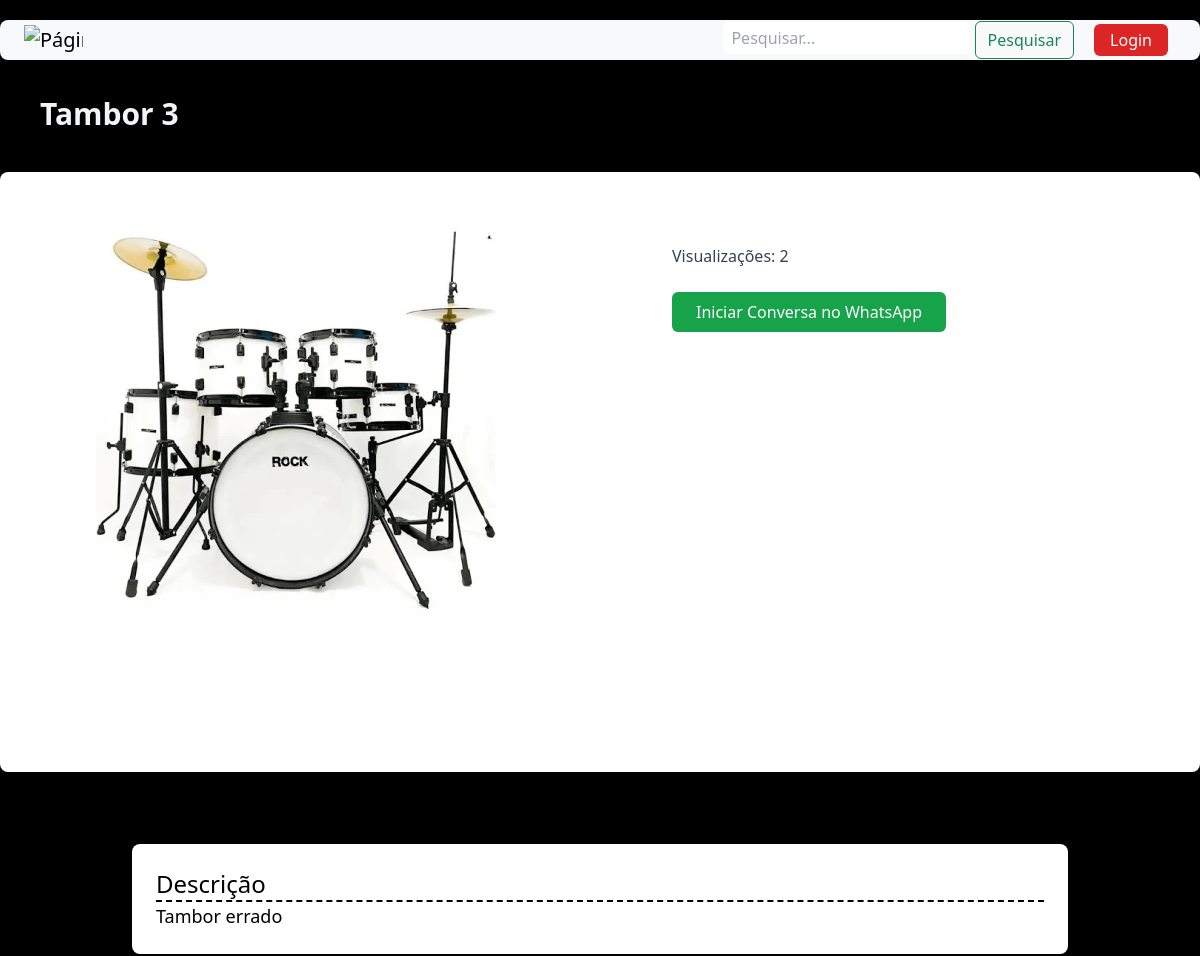
The page /produtos/31 (upper part) on the database as committed earlier.
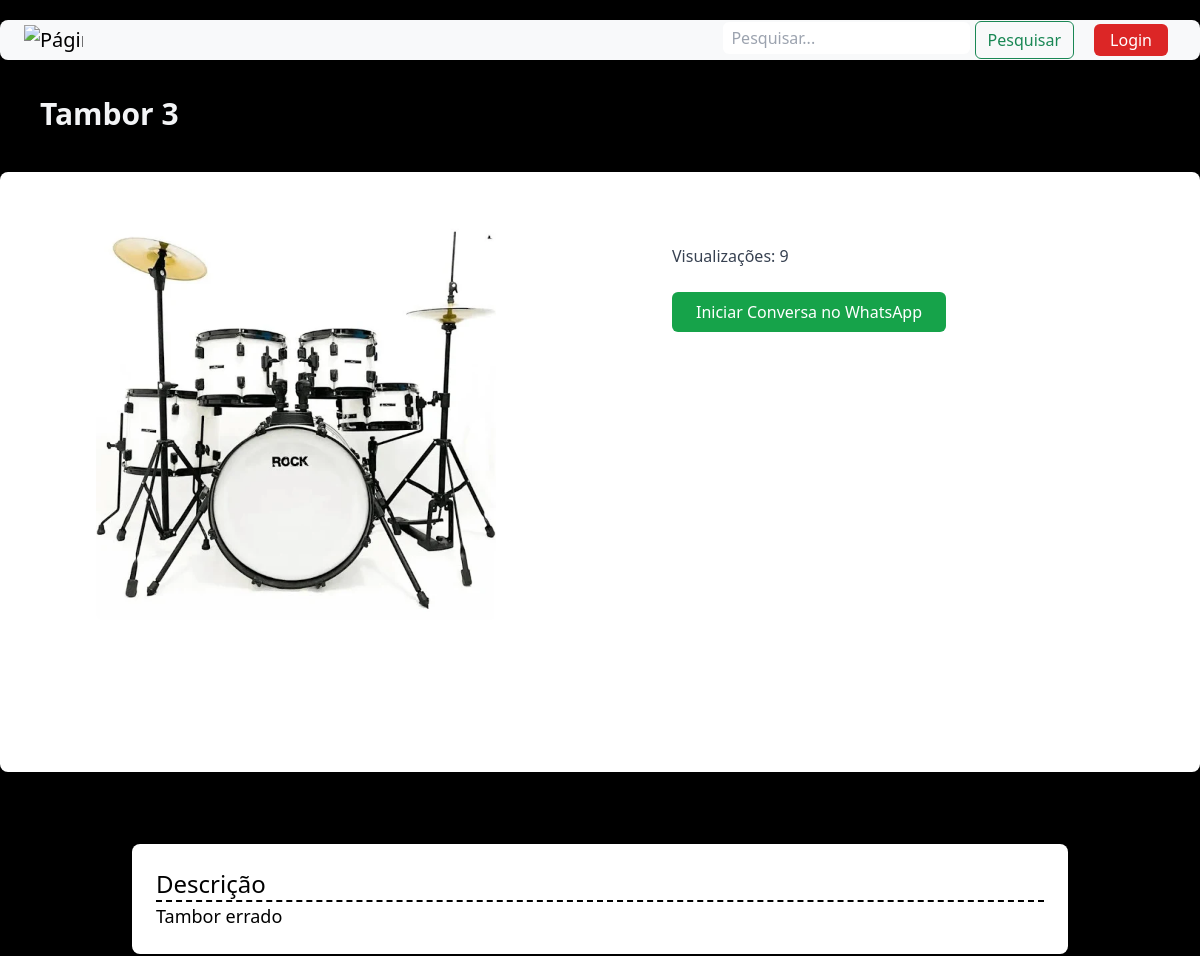
The same page on the database as committed later.
### hmusic/models.py (models this page shows, shortened)
class Instrumentos(models.Model):
    titulo = models.CharField(max_length=100)
    thumb = models.ImageField(upload_to='thumb_instrumentos')
    descricao = models.TextField(max_length=1000)
    categoria = models.CharField(max_length=15, choices=LISTA_CATEGORIAS)
    visualizacoes = models.IntegerField(default=0)
    quantidade = models.PositiveIntegerField(default=0)  # Adicione um campo para quantidade
    preco = models.DecimalField(max_digits=10, decimal_places=2)  # Adicione um campo para preço
    data_criacao = models.DateTimeField(default=timezone.now)
    numero_telefone = models.CharField(max_length=15, default='5511123456789')

### hmusic/views.py (the view)
# urls.py: path('produtos/<int:pk>', Detalhesproduto.as_view(), name='detalhesproduto'),
class Detalhesproduto(DetailView):
    template_name = "detalhesproduto.html"
    model = Instrumentos
    def get(self, request, *args, **kwargs):
        instrumentos = self.get_object()
        usuario = request.user
        if request.user.is_authenticated:
            instrumentos.visualizacoes += 1
            instrumentos.save()
            usuario.instrumentos_vistos.add(instrumentos)
        return super().get(request, *args, **kwargs)
    def get_context_data(self, **kwargs):
        context = super(Detalhesproduto, self).get_context_data(**kwargs)
        self.get_object()
        produtos_relacionados = Instrumentos.objects.filter(categoria=self.get_object().categoria)[0:5]
        context["produtos_relacionados"] = produtos_relacionados
        return context

### hmusic/novos_context.py (called while the page is built)
def lista_instrumentos_recentes(request):
    lista_instrumentos = Instrumentos.objects.all().order_by('-data_criacao')[0:8] #(se for colocar um destque ele vem aqui aula 33 para tras fala disso)
    return {"lista_instrumentos_recentes": lista_instrumentos} #retorna uim dicionario com o resultado do codigo depois de vasculhar o banco

def lista_em_alta(request):
    lista_instrumentos = Instrumentos.objects.all().order_by('-visualizacoes')[0:8]
    return {"lista_em_alta": lista_instrumentos}

### hmusic/templates/detalhesproduto.html (shortened to what this page needs)
{% extends 'base.html'%}
{% block content %}
    <div class="py-10 px-10">
        <h1 class="text-3xl font-semibold">{{ object.titulo }}</h1>
    </div>
    <div class="bg-white rounded-lg p-6 shadow-md flex" style="height: 600px;">
        <div class="w-1/2 p-4 ml-12" style="flex: none;">
            <div class="rounded-lg overflow-hidden" style="width: 400px;">
                <img src="{{ object.thumb.url }}" class="w-full object-cover" alt="{{ object.titulo }}">
            </div>
        </div>
        <div class="w-1/2 p-4">
            <div class="mt-4 text-gray-700">
                Visualizações: {{ object.visualizacoes }}
            </div>
            <div class="mt-4">
                <a href="{% if user.is_authenticated %}https://wa.me/{{ object.numero_telefone }}?text=Tenho%20interesse%20em%20comprar%20seu%20produto%20anunciado%20na%20HireMusic{% else %}{% url 'hmcontrol:login' %}{% endif %}">
                    <button class="bg-green-600 text-white py-2 px-4 rounded-md">
                        Iniciar Conversa no WhatsApp
                    </button>
                </a>
            </div>
        </div>
    </div>
    <section class="bg-primary_black flex justify-center py-10">
        <div class="p-8 w-10/12 relative">
            <div class="bg-white rounded-lg p-4">
                <h2 class="text-2xl font-medium text-black border-b-2 border-dashed border-black">Descrição</h2>
                <p class="text-black text-lg">
                    {{ object.descricao }}
                </p>
            </div>
        </div>
    </section>
{% endblock %}

Rows that differ between the two databases and show on the page:
changed Instrumentos "Tambor 3": visualizacoes "2" → "9"
